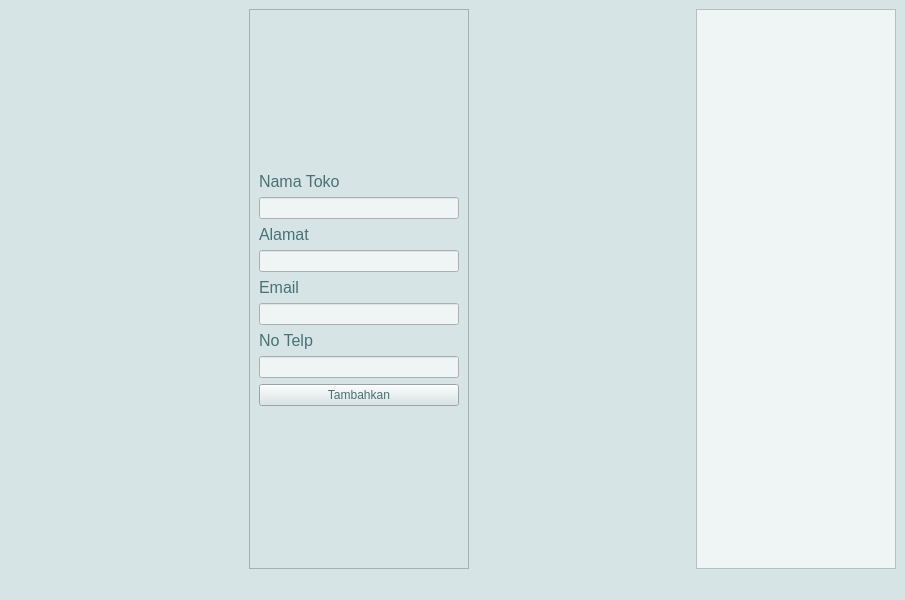
<?xml version="1.0" encoding="UTF-8"?>
<ui version="4.0">
 <class>MainWindow</class>
 <widget class="QMainWindow" name="MainWindow">
  <property name="geometry">
   <rect>
    <x>0</x>
    <y>0</y>
    <width>905</width>
    <height>600</height>
   </rect>
  </property>
  <property name="windowTitle">
   <string>MainWindow</string>
  </property>
  <property name="styleSheet">
   <string notr="true">background-color: rgb(214, 228, 229);</string>
  </property>
  <widget class="QWidget" name="centralwidget">
   <layout class="QGridLayout" name="gridLayout">
    <item row="0" column="1">
     <widget class="QFrame" name="frame">
      <property name="frameShape">
       <enum>QFrame::StyledPanel</enum>
      </property>
      <property name="frameShadow">
       <enum>QFrame::Raised</enum>
      </property>
     </widget>
    </item>
    <item row="0" column="2">
     <widget class="QLabel" name="label">
      <property name="text">
       <string/>
      </property>
      <property name="pixmap">
       <pixmap>C:/Users/ACER/Downloads/bulubulu/Mask aasagroup.png</pixmap>
      </property>
     </widget>
    </item>
    <item row="0" column="5">
     <widget class="QFrame" name="frame_3">
      <property name="minimumSize">
       <size>
        <width>200</width>
        <height>0</height>
       </size>
      </property>
      <property name="styleSheet">
       <string notr="true">background-color: rgb(239, 245, 245);</string>
      </property>
      <property name="frameShape">
       <enum>QFrame::StyledPanel</enum>
      </property>
      <property name="frameShadow">
       <enum>QFrame::Raised</enum>
      </property>
     </widget>
    </item>
    <item row="0" column="3">
     <widget class="QFrame" name="frame_2">
      <property name="frameShape">
       <enum>QFrame::StyledPanel</enum>
      </property>
      <property name="frameShadow">
       <enum>QFrame::Raised</enum>
      </property>
      <layout class="QVBoxLayout" name="verticalLayout">
       <item>
        <spacer name="verticalSpacer">
         <property name="orientation">
          <enum>Qt::Vertical</enum>
         </property>
         <property name="sizeHint" stdset="0">
          <size>
           <width>20</width>
           <height>40</height>
          </size>
         </property>
        </spacer>
       </item>
       <item>
        <widget class="QLabel" name="label_4">
         <property name="font">
          <font>
           <pointsize>12</pointsize>
          </font>
         </property>
         <property name="styleSheet">
          <string notr="true">color: rgb(73, 113, 116);</string>
         </property>
         <property name="text">
          <string>Nama Toko</string>
         </property>
        </widget>
       </item>
       <item>
        <widget class="QLineEdit" name="lineEdit_shopName">
         <property name="styleSheet">
          <string notr="true">
background-color: rgb(239, 245, 245);
color: rgb(255, 77, 42);</string>
         </property>
        </widget>
       </item>
       <item>
        <widget class="QLabel" name="label_5">
         <property name="font">
          <font>
           <pointsize>12</pointsize>
          </font>
         </property>
         <property name="styleSheet">
          <string notr="true">color: rgb(73, 113, 116);</string>
         </property>
         <property name="text">
          <string>Alamat</string>
         </property>
        </widget>
       </item>
       <item>
        <widget class="QLineEdit" name="lineEdit_shopAds">
         <property name="styleSheet">
          <string notr="true">
background-color: rgb(239, 245, 245);
color: rgb(255, 77, 42);</string>
         </property>
        </widget>
       </item>
       <item>
        <widget class="QLabel" name="label_2">
         <property name="font">
          <font>
           <pointsize>12</pointsize>
          </font>
         </property>
         <property name="styleSheet">
          <string notr="true">color: rgb(73, 113, 116);</string>
         </property>
         <property name="text">
          <string>Email</string>
         </property>
        </widget>
       </item>
       <item>
        <widget class="QLineEdit" name="lineEdit_shopEmail">
         <property name="styleSheet">
          <string notr="true">
background-color: rgb(239, 245, 245);
color: rgb(255, 77, 42);</string>
         </property>
        </widget>
       </item>
       <item>
        <widget class="QLabel" name="label_3">
         <property name="font">
          <font>
           <pointsize>12</pointsize>
          </font>
         </property>
         <property name="styleSheet">
          <string notr="true">color: rgb(73, 113, 116);</string>
         </property>
         <property name="text">
          <string>No Telp</string>
         </property>
        </widget>
       </item>
       <item>
        <widget class="QLineEdit" name="lineEdit_phone">
         <property name="styleSheet">
          <string notr="true">
background-color: rgb(239, 245, 245);
color: rgb(255, 77, 42);</string>
         </property>
        </widget>
       </item>
       <item>
        <widget class="QPushButton" name="pushButton">
         <property name="styleSheet">
          <string notr="true">QPushButton
{
  
	background-color: rgb(214, 228, 229);

	color: rgb(73, 113, 116);
	font: 75 8pt &quot;MS Shell Dlg 2&quot;;
}
QPushButton:hover
{
   
	background-color: rgb(255, 77, 42);
}
</string>
         </property>
         <property name="text">
          <string>Tambahkan</string>
         </property>
        </widget>
       </item>
       <item>
        <spacer name="verticalSpacer_2">
         <property name="orientation">
          <enum>Qt::Vertical</enum>
         </property>
         <property name="sizeHint" stdset="0">
          <size>
           <width>20</width>
           <height>40</height>
          </size>
         </property>
        </spacer>
       </item>
      </layout>
     </widget>
    </item>
    <item row="0" column="4">
     <spacer name="horizontalSpacer_2">
      <property name="orientation">
       <enum>Qt::Horizontal</enum>
      </property>
      <property name="sizeHint" stdset="0">
       <size>
        <width>40</width>
        <height>20</height>
       </size>
      </property>
     </spacer>
    </item>
    <item row="0" column="0">
     <spacer name="horizontalSpacer">
      <property name="orientation">
       <enum>Qt::Horizontal</enum>
      </property>
      <property name="sizeHint" stdset="0">
       <size>
        <width>40</width>
        <height>20</height>
       </size>
      </property>
     </spacer>
    </item>
   </layout>
  </widget>
  <widget class="QStatusBar" name="statusbar"/>
 </widget>
 <resources/>
 <connections/>
</ui>
